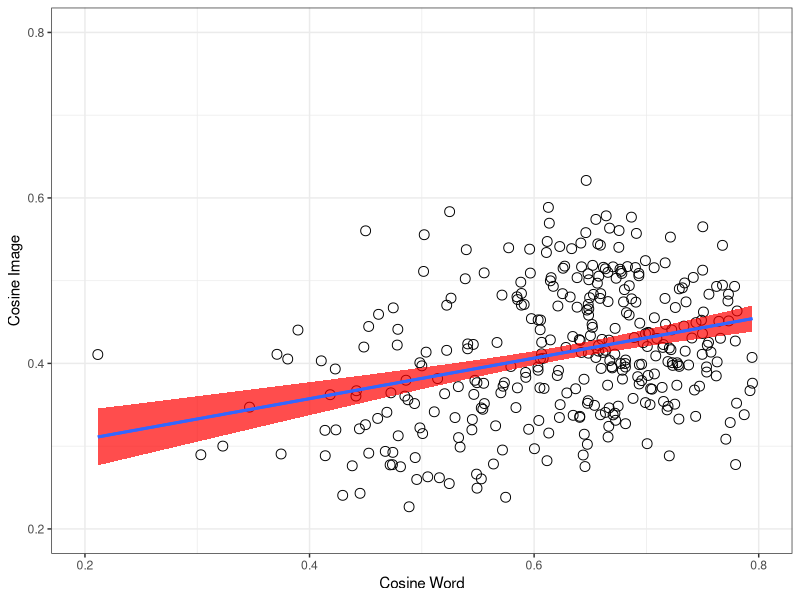
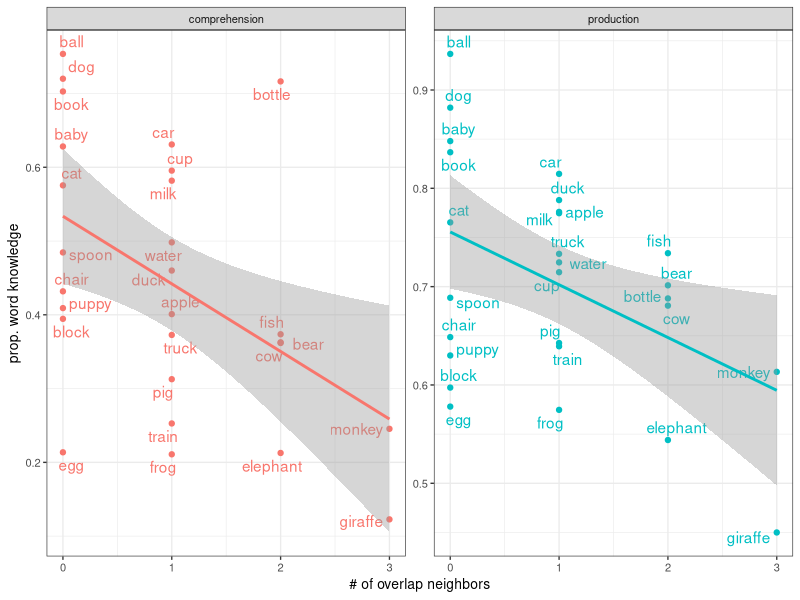

Generate these figures, in order, with R:
## ---- chunk 1
rm(list=ls())
knitr::opts_chunk$set(fig.width=3, fig.height=3, fig.crop = F, fig.pos = "tb", fig.path='figs/',
                      echo=F, warning=F, cache=F, message=F, sanitize = T)
## ---- chunk 2
library(png)
library(grid)
library(ggplot2)
library(xtable)
library(tidyverse)
library(ggpubr)
library(broom)
library(ggrepel)
library(forcats)
## ---- chunk 3
animate <- c("puppy", "duck", "elephant", "pig", "monkey", "giraffe",
             "bear", "baby", "fish", "frog", "cow", "dog", "cat")
words27 <-  read_csv("data/pairwise_distances.csv") %>% distinct(word)
combo <- read_csv("data/pairwise_distances.csv") %>%
  unite(pair, X1, word, remove = T) %>% 
  distinct(cos_word,.keep_all = T)
#eb this gets rid of our redundancy issues
wb_prod <- read_csv("data/wordbank_production.csv") %>%  
   mutate(definition = forcats::fct_recode(definition,
    "fish"    = "fish (animal)",
    "water"   = "water (beverage)")) %>% 
  filter(definition%in%words27$word) %>% 
  mutate(animate = ifelse(definition %in% animate, "animate", "inanimate"))

wb_comp <- read_csv("data/wordbank_comprehension.csv") %>%
     mutate(definition = forcats::fct_recode(definition,
    "fish"    = "fish (animal)",
    "water"   = "water (beverage)")) %>% 
  filter(definition%in%words27$word) %>% 
    mutate(animate = ifelse(definition %in% animate, "animate", "inanimate"))
overlap_ratios <- read_csv("data/overlap_ratios.csv") %>% 
  mutate(animate = ifelse(word %in% animate, T, F))
# fix water picture in img space
neighbor_counts <- read_csv("python/neighbor_counts.csv") %>% 
  rename(definition = word)

stimuli_counts <- read_csv("python/stimuli_counts.csv")
## ---- chunk 4
#eb you may want to use tidy to reference elements of the cor.test output more easily, e.g.
#i alsoput all the stats into this chunk, removed from graph chunk below

pairwise_corr <- cor.test(combo$cos_img, combo$cos_word, conf.int=T) %>% tidy()

#an confint: -.33 to .10, p = .27
animate_corr <- cor.test(subset(combo, animate=="animate")$cos_word, 
                         subset(combo, animate=="animate")$cos_img, conf.int=T)%>%
  tidy()
#not_an confint: .18 to .54, p=.00024
not_anim_corr <- cor.test(subset(combo, animate=="inanimate")$cos_word, 
                          subset(combo, animate=="inanimate")$cos_img, conf.int=T)%>% 
  tidy()
#mixed_confint -.16 to.13, p=.86
mixed_corr <- cor.test(subset(combo, animate=="mixed")$cos_word, 
                       subset(combo, animate=="mixed")$cos_img, conf.int=T)%>% 
  tidy()

not_anim_corr_string <- sprintf("($R = %0.2f$, $p < %1.2g$)", not_anim_corr$estimate, not_anim_corr$p.value)
pairwise_corr_string <- sprintf("($R = %0.2f$, $p < %1.2g$)", pairwise_corr$estimate, pairwise_corr$p.value)
## ---- chunk 5

shapiro.test(overlap_ratios$overlap_ratio)#almost normal
wilcox.test(overlap_ratios$overlap_ratio)# significantly different from chance
#even with correction, both animate and animate overlaps>0, not different from each other
wilcox.test(subset(overlap_ratios, animate==F)$overlap_ratio)
wilcox.test(subset(overlap_ratios, animate==T)$overlap_ratio)
wilcox.test(subset(overlap_ratios, animate==T)$overlap_ratio,
            subset(overlap_ratios, animate==F)$overlap_ratio)
#ggplot(overlap_ratios, aes(overlap_ratio, fill = animate))+
#  geom_histogram(binwidth=.15, position = "stack")
## ---- chunk 6
wb_prod_long <- wb_prod %>% 
  gather(`16`:`30`, value = 'mean_prop_prod', key = "month")
wb_comp_long <- wb_comp %>% 
  gather(`8`:`18`, value = 'mean_prop_comp', key = "month")
wb_prod_long_allmonths <- wb_prod_long %>% 
  group_by(definition, animate) %>% 
  summarise(overall_prop_prod = mean(mean_prop_prod)) %>% 
  left_join(neighbor_counts) %>% 
  mutate(totalneighbors = image_count+word_count+overlap_count,
         overlapratio = overlap_count/totalneighbors)

wb_comp_long_allmonths <- wb_comp_long %>% 
  group_by(definition, animate) %>% 
  summarise(overall_prop_comp = mean(mean_prop_comp)) %>% 
  left_join(neighbor_counts) %>% 
  mutate(totalneighbors = image_count+word_count+overlap_count,
         overlapratio = overlap_count/totalneighbors)

prod_overlap_corr <- cor.test(wb_prod_long_allmonths$overall_prop_prod, wb_prod_long_allmonths$overlap_count, conf.int=T) %>% tidy()
comp_overlap_corr <- cor.test(wb_comp_long_allmonths$overall_prop_comp, wb_comp_long_allmonths$overlap_count, conf.int=T) %>% tidy()

wb_all<- wb_comp_long_allmonths %>% 
  left_join(wb_prod_long_allmonths) %>% 
  gather(c(overall_prop_comp, overall_prop_prod), value = prop_kids, key = comp_prod ) %>% 
  mutate(comp_prod = fct_recode(comp_prod,
    "production" = "overall_prop_prod",
    "comprehension" = "overall_prop_comp"
  ))

## ---- chunk 7
ggplot(combo, aes(cos_word, cos_img))+
  geom_point(size=3, shape =1)+
  geom_smooth(method="lm", aes(group=1), show.legend=F, fill ="red", alpha = .7)+
  geom_smooth(method="lm", aes(group=1), se=F)+ # this second line is to trick ggplot into not putting the gray fill in the boxes in the legend (coming from the standard error in the first line)
  theme_bw()+
  xlab("Cosine Word")+
  ylab("Cosine Image")+
  xlim(0.2,0.80)+
  ylim(0.2,0.80)+
  theme(legend.position="bottom", 
        legend.title = element_blank(), 
        legend.text = element_text(size=7), 
        legend.key.width = unit(0.4, "cm"),
        legend.key = element_rect(fill = 'white', size = 0.1)
        )

cap <- sprintf("Relative cosine distance between points in word embedding space (x-axis) and image embedding space (y-axis), for every item pair. Fitted line reflects linear fit with SE;the correlation is significant ($R = %0.2f$, $p < %1.2g$).", pairwise_corr$estimate, pairwise_corr$p.value)
## ---- chunk 8
# 
# combo %>%
#   ggplot(aes(cos_word, cos_img))+
#   geom_point(size=2, shape = 1)+
#     stat_smooth(method = "lm", aes(group=1),  fill ="red", alpha = .7)+theme_bw()+
#     facet_wrap(~factor(animate, levels=c("animate", "inanimate", "mixed"), labels=c("Animate", "Inanimate", "Mixed")), dir="v", nrow = 1)+
#     xlab("Cosine Word")+
#     ylab("Cosine Image")+
#     xlim(0.2,0.80)+
#     ylim(0.2,0.80)+
#     theme(legend.position="none")
#     
# cap <- sprintf("Relative cosine distance between points in word embedding space (x-axis) and image embedding space (y-axis), separated by pair-type (animate, inanimate, and mixed).Fitted line reflects linear fit with SE. Each graph contains all pairwise distances between objects that are either a) both animate ($R = %0.2f$, $p < %1.2g$), b) both inanimate ($R = %0.2f$, $p < %1.2g$), or c) mixed animate-to-inanimate ($R = %0.2f$, $p < %1.2g$)", animate_corr$estimate, animate_corr$p.value, not_anim_corr$estimate, not_anim_corr$p.value, mixed_corr$estimate, mixed_corr$p.value)
#put r and p on panel and delete from caption    
## ---- chunk 9


ggplot(wb_all, aes(overlap_count,prop_kids, color = comp_prod))+
  geom_point()+
  geom_text_repel(aes(label = definition))+
  facet_wrap(~comp_prod, scales = "free_y")+
  stat_smooth(method = "lm")+
  theme_bw(base_size = 10)+
  guides(colour = "none")+
  xlab("# of overlap neighbors")+
  ylab("prop. word knowledge")

cap <- "Proportion of children in WordBank reported to understand (left, averaged over 8-18 months) or produce (right, averaged over 16-30 months) the 27 items, as a function of how many overlapping neighbors (i.e. in both image- and word-space) they have. Line indicates linear fit with SE confidence band."
## ---- chunk 10
# References will be generated automatically by Pandoc and included here.
# The following code is some latex to format the bibliography. Do not remove it.
